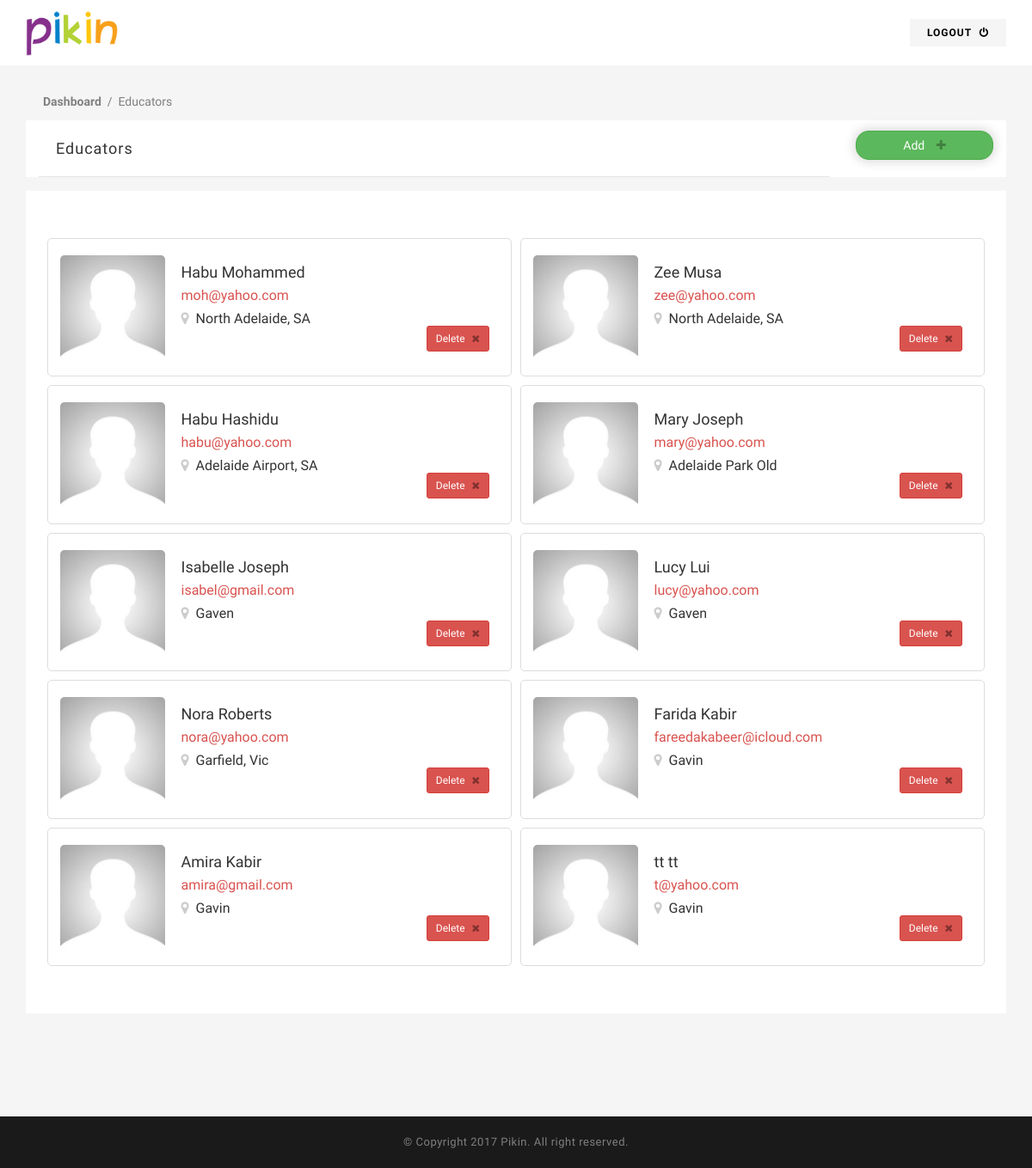
/admin-educators.php (signed in), run on the app's committed database.
### tables this page shows
CREATE TABLE `educators` (
  `EducatorID` int(200) NOT NULL,
  `CoordinatorID` int(11) NOT NULL,
  `firstname` text NOT NULL,
  `lastname` text NOT NULL,
  `email` varchar(30) NOT NULL,
  `password` varchar(30) NOT NULL,
  `hashkey` varchar(32) DEFAULT NULL,
  `phonenumber` varchar(30) DEFAULT NULL,
  `address` varchar(250) DEFAULT NULL,
  `suburb` varchar(250) DEFAULT NULL,
  `postcode` int(30) DEFAULT NULL,
  `avatar` varchar(255) DEFAULT 'default.jpg',
  `numkids` varchar(250) DEFAULT NULL,
  `ageofkids` varchar(50) DEFAULT NULL,
  `typeofservice` varchar(250) DEFAULT NULL,
  `servicehours` varchar(250) DEFAULT NULL,
  `rating` int(5) DEFAULT '0',
  `active` int(1) DEFAULT '0'
);

### admin-educators.php (the view, shortened to what this page needs)
<?php
  $AdminID = $_SESSION ['AdminID'];
  if (!isset($AdminID)) {
    header('Location:asignin.php');
  }
  else {
    $query = "SELECT * from educators where active = '1' ";
    $result =  mysqli_query ($connection, $query);
?>
<!doctype html>
<html class="no-js" lang="en">
<head>
<link rel="stylesheet" href="css/ionicons.min.css">
<link rel="stylesheet" href="css/bootstrap/bootstrap.min.css">
<link rel="stylesheet" href="css/font-awesome.min.css">
<link rel="stylesheet" href="css/main.css">
<link rel="stylesheet" href="css/style3.css">
<link rel="stylesheet" href="css/responsive.css">
<link href="https://maxcdn.bootstrapcdn.com/font-awesome/4.7.0/css/font-awesome.min.css" rel="stylesheet">
</head>
<body>
<div id="wrap">
  <main class="cd-main-content">
    <div id="content">
          <div class="top-head" style="margin: 0px; background: white; padding: 10px 0px;">
        <div class="container" style="">
            <div class="row">
              <div class="col-md-12">
                <h4></h4><img src="img/logo.png" class="img-responsive" alt="" style="width: 110px">
                <a href="logout.php" class="pull-right" style="color: black; background: #f5f5f5; margin-top: 12px">Logout <i class="fa fa-power-off" style="margin-left: 5px"></i> </a> </div>
            </div>
          </div>
          </div>
      <div class="resume" style="padding-top: 20px;">
        <div class="container" style="padding: 0px">
          <div class="">
            <div class="col-md-12">
              <div class="tab-content">
                <div role="tabpanel" class="tab-pane fade in active" id="about-me">
                   <div style="padding: 15px 20px; color: grey">
                    <a href="admin.php" style="font-weight: bold; color: grey">Dashboard</a> &nbsp;/ &nbsp;Educators
                  </div>
                  <div class="inside-sec">
                    <div class="col-md-10 col-xs-8">
                    <h5 class="tittle" style="font-weight: normal; text-transform: none; line-height: 1.4">
                      Educators
                    </h5>
                    </div>
                    <div class="col-md-2 col-xs-4">
                      <button class="btn btn-success btn-block pull-right" style="box-shadow: 0 0 12px 3px #dedede;margin-top: 12px; border-radius: 15px" data-toggle="modal" data-target="#AddModal">
                        Add <i class="fa fa-plus" style="margin-left: 10px; color: rgba(0,0,0,.3);"></i>
                      </button>
                      </div>
                  </div>
                  <br>
                  <br>
                    <div style="width: 100%; padding: 50px 20px; background: #fff; margin-bottom: 20px">
                      <?php
                      while($row = mysqli_fetch_assoc($result)){
                        ?>
                        <div class="col-md-6" style="padding: 5px">
                          <div style=" border: 1px solid #ddd; padding: 15px 10px; border-radius: 5px; width: 100%">
                          <div class="col-md-3" style="padding: 4px">
                          <img src="images/<?=$row['avatar']?>" width="100%" style="border-radius: 5px">
                          </div>
                          <div class="col-md-9">
                            <span style="font-size: 18px;">
                              <?=$row['firstname']?> <?=$row['lastname']?>
                            </span><br>
                            <span style="font-size: 16px;color: #d9534f; ">
                              <?=$row['email']?> &nbsp;
                            </span><br class="visible-md visible-lg">
                            <span style="font-size: 16px;">
                              <i class="fa fa-map-marker" style="color: #ccc"></i> &nbsp;<?=$row['suburb']?>
                            </span>
                            <br>
                            <a href="deletee.php?EducatorID=<?=$row['EducatorID']?>" class="btn btn-danger btn-sm pull-right" name="delete">
                              Delete <i class="fa fa-close" style="margin-left: 5px;color: rgba(0,0,0,.4);"></i>
                            </a>
                          </div>
                    <div class="clearfix"></div>
                        </div>
                        </div>
<?php
          }
    }
?>
            <div class="clearfix"></div>
                    </div>
                </div>
        </div>
      </div>
    </div>
  </main>
  <footer class="footer">
    <div class="rights">
      <p>© Copyright 2017 Pikin. All right reserved.</p>
    </div>
  </footer>
</div>
</body>
</html>

### css/style3.css (style rules this page uses)
* { margin: 0px; padding: 0px; }
body { background: #FFF; font-weight: normal; position: relative; font-size: 14px; font-family: 'Raleway', sans-serif; }
#wrap { position: relative; width: 100%; overflow: hidden; }
h1, h2, h3, h4, h5, h6 { color: #262626; font-weight: bold; text-transform: uppercase; font-family: 'Raleway', sans-serif; }
h5 { font-size: 18px; padding: 20px 0; margin: 0px; color: #333333; letter-spacing: 1px; }
p { color: #333333; font-size: 13px; line-height: 20px; letter-spacing: 0.5px; text-rendering: optimizeLegibility; }
a { -webkit-transition: all 0.4s ease-in-out; -moz-transition: all 0.4s ease-in-out; -o-transition: all 0.4s ease-in-out; -ms-transition: all 0.4s ease-in-out; transition: all 0.4s ease-in-out; text-decoration: none !important; }
img { -webkit-transition: 0.4s ease-in-out; -moz-transition: 0.4s ease-in-out; -ms-transition: 0.4s ease-in-out; -o-transition: 0.4s ease-in-out; transition: 0.4s ease-in-out; display: inline-block !important; }
a { text-decoration: none; color: #141414; }
.resume { background: #f5f5f5; padding: 100px 0; }
h5.tittle { font-size: 18px; padding: 20px; margin: 0px; color: #333333; letter-spacing: 1px; border-bottom: 1px solid #e6e6e6; }
.top-head { margin-bottom: 30px; }
.top-head a { letter-spacing: 1px; background: #346abb; color: #fff; padding: 10px 20px; text-transform: uppercase; font-weight: bold; font-size: 12px; margin-top: 3px; display: inline-block; }
.inside-sec { width: 100%; display: inline-block; background: #fff; }
.rights { background: #1a1a1a; padding: 20px 0; text-align: center; }
.rights p { margin: 0px; color: #808080; }
article, aside, details, figcaption, figure, footer, header, hgroup, menu, nav, section, main { display: block; }
body { line-height: 1; }
.cd-main-content { min-height: 100%; position: relative; z-index: 2; -webkit-transform: translateZ(0); -webkit-backface-visibility: hidden; -webkit-transition-property: -webkit-transform; -moz-transition-property: -moz-transform; transition-property: transform; -webkit-transition-duration: 0.4s; -moz-transition-duration: 0.4s; transition-duration: 0.4s; }
#content:before { opacity: 0; position: absolute; height: 100%; width: 100%; left: 0px; right: 320px; margin-right: 320px; top: 0px; content: ""; display: none; background: rgba(0,0,0,0.5); z-index: 1; -webkit-transition: all 0.4s ease-in-out; -moz-transition: all 0.4s ease-in-out; -o-transition: all 0.4s ease-in-out; -ms-transition: all 0.4s ease-in-out; transition: all 0.4s ease-in-out; }

### data on the page
educators: avatar (placeholder picture), firstname "Habu", lastname "Mohammed", email "moh@yahoo.com", suburb "North Adelaide, SA"
educators: avatar (placeholder picture), firstname "Zee", lastname "Musa", email "zee@yahoo.com", suburb "North Adelaide, SA"
educators: avatar (placeholder picture), firstname "Habu", lastname "Hashidu", email "habu@yahoo.com", suburb "Adelaide Airport, SA"
educators: avatar (placeholder picture), firstname "Mary", lastname "Joseph", email "mary@yahoo.com", suburb "Adelaide Park Old"
educators: avatar (placeholder picture), firstname "Isabelle", lastname "Joseph", email "isabel@gmail.com", suburb "Gaven"
educators: avatar (placeholder picture), firstname "Lucy", lastname "Lui", email "lucy@yahoo.com", suburb "Gaven"
educators: avatar (placeholder picture), firstname "Nora", lastname "Roberts", email "nora@yahoo.com", suburb "Garfield, Vic"
educators: avatar (placeholder picture), firstname "Farida", lastname "Kabir", email "fareedakabeer@icloud.com", suburb "Gavin"
educators: avatar (placeholder picture), firstname "Amira", lastname "Kabir", email "amira@gmail.com", suburb "Gavin"
educators: avatar (placeholder picture), firstname "tt", lastname "tt", email "t@yahoo.com", suburb "Gavin"
